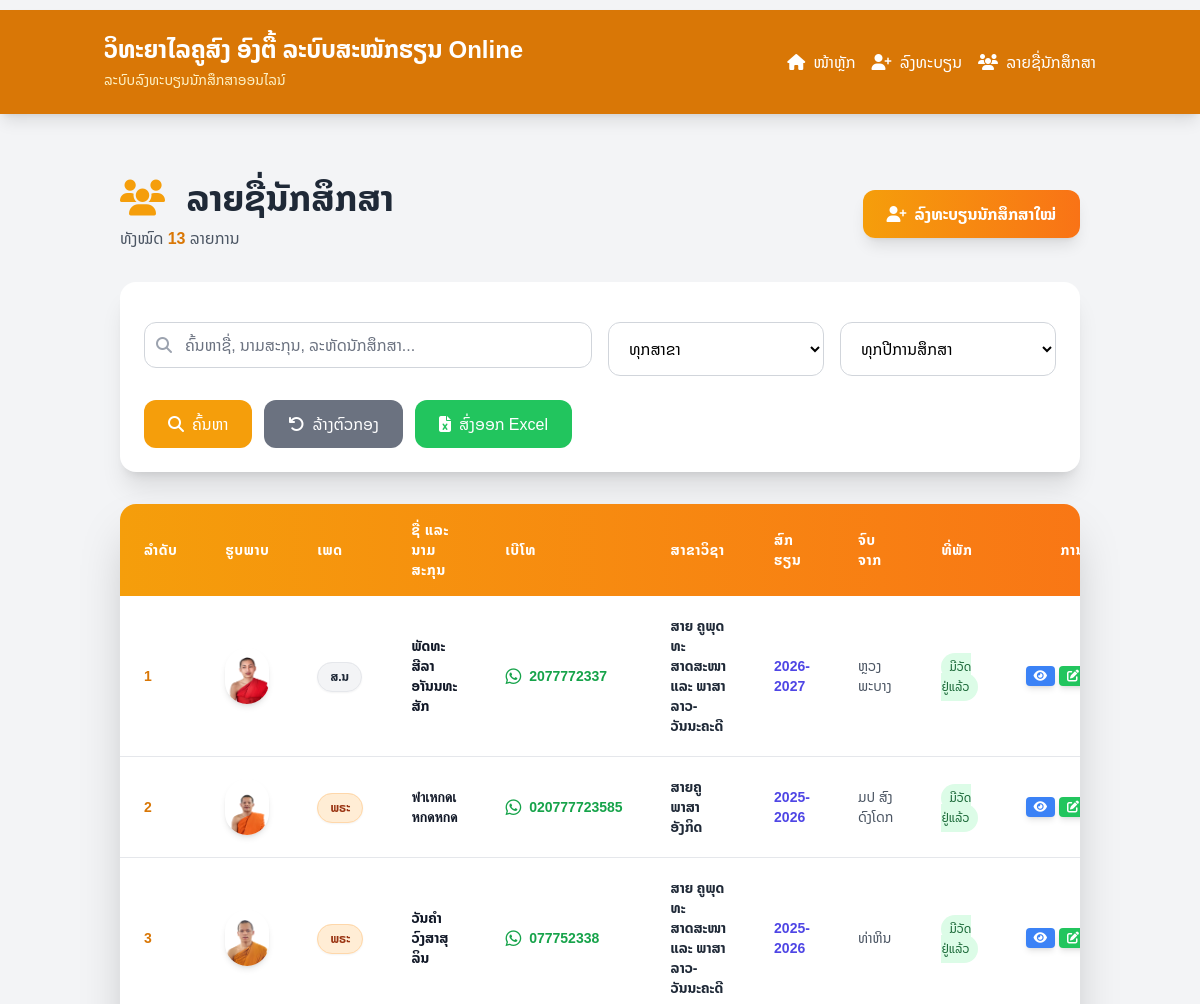
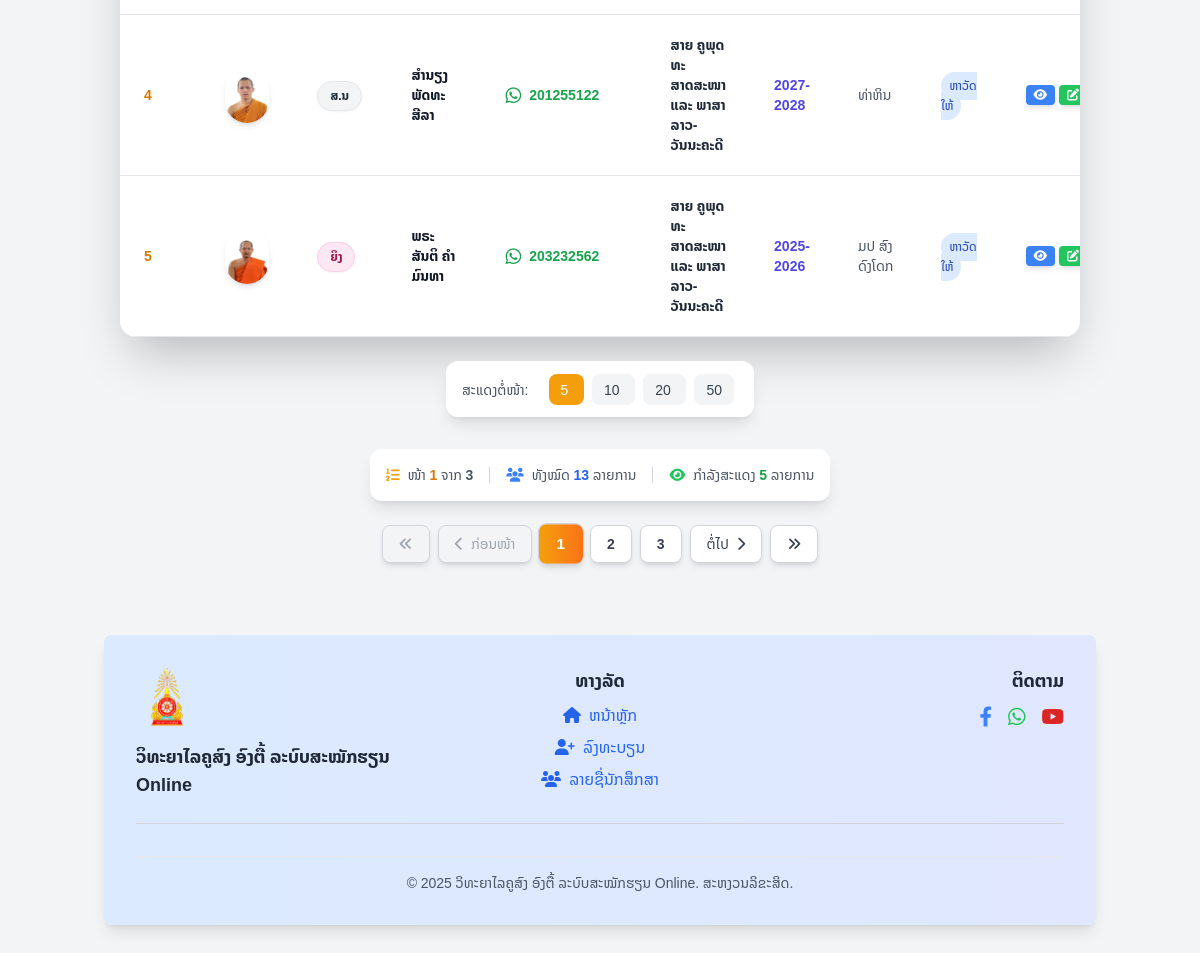
The app's page /index.php?students_per_page=5&p=1&page=students with its own data (2 pictures, top to bottom).
### tables this page shows
CREATE TABLE `students` (
  `id` int(11) NOT NULL,
  `first_name` varchar(100) NOT NULL,
  `last_name` varchar(100) NOT NULL,
  `gender` enum('ພຣະ','ສ.ນ','ຊາຍ','ຍິງ','ອຶ່ນໆ') NOT NULL,
  `dob` date NOT NULL,
  `email` varchar(100) DEFAULT NULL,
  `phone` varchar(20) DEFAULT NULL,
  `village` varchar(100) DEFAULT NULL,
  `district` varchar(100) DEFAULT NULL,
  `province` varchar(100) DEFAULT NULL,
  `accommodation_type` enum('ຫາວັດໃຫ້','ມີວັດຢູ່ແລ້ວ') DEFAULT 'ມີວັດຢູ່ແລ້ວ',
  `photo` varchar(255) DEFAULT NULL,
  `registered_at` datetime DEFAULT current_timestamp(),
  `created_at` timestamp NOT NULL DEFAULT current_timestamp(),
  `major_id` int(11) DEFAULT NULL,
  `academic_year_id` int(11) DEFAULT NULL,
  `previous_school` varchar(255) DEFAULT NULL
);

CREATE TABLE `majors` (
  `id` int(11) NOT NULL,
  `name` varchar(100) NOT NULL,
  `code` varchar(10) DEFAULT NULL,
  `description` text DEFAULT NULL
);

CREATE TABLE `academic_years` (
  `id` int(11) NOT NULL,
  `year` varchar(9) NOT NULL
);

### templates/students-list.php (the view, shortened to what the rows shown need)
<?php
$current_page = $current_page ?? 1;
$students_per_page = $students_per_page ?? 10;
?>
<div class="container mx-auto px-4 py-8">
    <div class="flex flex-col md:flex-row md:justify-between md:items-center mb-8">
        <div>
            <h1 class="text-4xl font-bold text-gray-800 mb-2">
                <i class="fas fa-users text-amber-500 mr-3"></i>
                ລາຍຊື່ນັກສຶກສາ
            </h1>
        </div>
    </div>
    <?php if (!empty($students)): ?>
        <div class="bg-white shadow-2xl rounded-2xl overflow-hidden">
            <div class="overflow-x-auto">
                <table class="min-w-full leading-normal">
                    <thead>
                        <tr class="bg-gradient-to-r from-amber-500 to-orange-500 text-white text-left text-sm font-bold uppercase tracking-wider">
                            <th class="px-6 py-4">ລຳດັບ</th>
                            <th class="px-6 py-4">ຮູບພາບ</th>
                            <th class="px-6 py-4">ເພດ</th>
                            <th class="px-6 py-4">ຊື່ ແລະ ນາມສະກຸນ</th>
                            <th class="px-6 py-4">ເບີໂທ</th>
                            <th class="px-6 py-4">ສາຂາວິຊາ</th>
                            <th class="px-6 py-4">ສົກຮຽນ</th>
                            <th class="px-6 py-4">ຈົບຈາກ</th>
                            <th class="px-6 py-4">ທີ່ພັກ</th>
                            <th class="px-6 py-4 text-center">ການກະທຳ</th>
                        </tr>
                    </thead>
                    <tbody class="text-gray-700">
                        <?php
                        $count = ($current_page - 1) * $students_per_page + 1;
                        ?>
                        <?php foreach ($students as $student_row): ?>
                            <tr class="border-b border-gray-200 hover:bg-amber-50 transition-all duration-200">
                                <td class="px-6 py-5 text-sm font-bold text-amber-600"><?= $count++ ?></td>
                                <td class="px-6 py-5">
                                    <?php
                                        $photo_path = BASE_PATH . '/public/uploads/photos/';
                                        $photo_url = BASE_URL . 'public/uploads/photos/';
                                        if (!empty($student_row['photo']) && file_exists($photo_path . $student_row['photo'])):
                                    ?>
                                        <img src="<?= $photo_url . htmlspecialchars($student_row['photo']) ?>"
                                             alt="ຮູບນັກສຶກສາ"
                                             class="w-14 h-14 rounded-full object-cover border-3 border-amber-200 shadow-md hover:scale-110 transition-transform duration-200">
                                    <?php else: ?>
                                        <div class="w-14 h-14 rounded-full bg-gradient-to-br from-amber-100 to-orange-100 flex items-center justify-center text-amber-600 border-3 border-amber-200 shadow-md">
                                            <i class="fas fa-user text-xl"></i>
                                        </div>
                                    <?php endif; ?>
                                </td>
                                <td class="px-6 py-5 text-sm">
                                    <span class="px-3 py-1 text-xs font-bold rounded-full shadow-sm <?=
                                        $student_row['gender'] === 'ຊາຍ' ? 'bg-blue-100 text-blue-800 border border-blue-200' :
                                        ($student_row['gender'] === 'ຍິງ' ? 'bg-pink-100 text-pink-800 border border-pink-200' :
                                        ($student_row['gender'] === 'ພຣະ' ? 'bg-orange-100 text-orange-800 border border-orange-200' :
                                        ($student_row['gender'] === 'ສາມະເນນ' ? 'bg-yellow-100 text-yellow-800 border border-yellow-200' : 'bg-gray-100 text-gray-800 border border-gray-200')))
                                    ?>">
                                        <?= htmlspecialchars($student_row['gender'] ?? 'N/A') ?>
                                    </span>
                                </td>
                                <td class="px-6 py-5">
                                    <div class="text-sm font-bold text-gray-900">
                                        <?= htmlspecialchars($student_row['first_name'] . ' ' . $student_row['last_name']) ?>
                                    </div>
                                </td>
                                <td class="px-6 py-5 text-sm">
                                    <?php if (!empty($student_row['phone'])): ?>
                                        <a href="https://api.whatsapp.com/send?phone=<?= preg_replace('/[^0-9]/', '', $student_row['phone']) ?>"
                                           target="_blank"
                                           class="text-green-600 hover:text-green-800 hover:underline flex items-center font-semibold transition-colors duration-200">
                                            <i class="fab fa-whatsapp mr-2 text-lg"></i>
                                            <?= htmlspecialchars($student_row['phone']) ?>
                                        </a>
                                    <?php else: ?>
                                        <span class="text-gray-400 italic">-</span>
                                    <?php endif; ?>
                                </td>
                                <td class="px-6 py-5 text-sm font-semibold text-gray-800">
                                    <?= htmlspecialchars($student_row['major_name'] ?? 'N/A') ?>
                                </td>
                                <td class="px-6 py-5 text-sm font-semibold text-indigo-600">
                                    <?= htmlspecialchars($student_row['academic_year_name'] ?? $student_row['year'] ?? 'N/A') ?>
                                </td>
                                <td class="px-6 py-5 text-sm text-gray-600">
                                    <?= htmlspecialchars($student_row['previous_school'] ?? 'N/A') ?>
                                </td>
                                <td class="px-6 py-5 text-sm">
                                    <span class="px-2 py-1 text-xs font-medium rounded-full <?=
                                        $student_row['accommodation_type'] === 'ມີວັດຢູ່ແລ້ວ' ? 'bg-green-100 text-green-800' : 'bg-blue-100 text-blue-800'
                                    ?>">
                                        <?= htmlspecialchars($student_row['accommodation_type'] ?? 'N/A') ?>
                                    </span>
                                </td>
                                <td class="px-6 py-5 text-sm text-center">
                                    <div class="flex items-center justify-center space-x-1">
                                        <a href="<?= BASE_URL ?>index.php?page=student-detail&id=<?= htmlspecialchars($student_row['id']) ?>"
                                           class="bg-blue-500 hover:bg-blue-600 text-white px-2 py-1 rounded text-xs font-bold transition-all duration-200 transform hover:scale-105 inline-flex items-center shadow-md"
                                           title="ເບິ່ງລາຍລະອຽດ">
                                            <i class="fas fa-eye"></i>
                                        </a>
                                        <a href="<?= BASE_URL ?>index.php?page=student-edit&id=<?= htmlspecialchars($student_row['id']) ?>"
                                           class="bg-green-500 hover:bg-green-600 text-white px-2 py-1 rounded text-xs font-bold transition-all duration-200 transform hover:scale-105 inline-flex items-center shadow-md"
                                           title="ແກ້ໄຂຂໍ້ມູນ">
                                            <i class="fas fa-edit"></i>
                                        </a>
                                    </div>
                                </td>
                            </tr>
                        <?php endforeach; ?>
                    </tbody>
                </table>
            </div>
        </div>
    <?php endif; ?>
</div>

### records on screen
students: photo (picture), gender "ສ.ນ", first_name+last_name "ພັດທະສີລາ ອາັນນທະສັກ", phone "2077772337", major.name "ສາຍ ຄູພຸດທະສາດສະໜາ ແລະ ພາສາລາວ-ວັນນະຄະດີ", academic_year.year "2026-2027", previous_school "ຫຼວງພະບາງ", accommodation_type "ມີວັດຢູ່ແລ້ວ"
students: photo (picture), gender "ພຣະ", first_name+last_name "พำเหกดเ หกดหกด", phone "020777723585", major.name "ສາຍຄູ ພາສາອັງກິດ", academic_year.year "2025-2026", previous_school "ມປ ສົງດົງໂດກ", accommodation_type "ມີວັດຢູ່ແລ້ວ"
students: photo (picture), gender "ພຣະ", first_name+last_name "ວັນຄຳ ວົງສາສຸລິນ", phone "077752338", major.name "ສາຍ ຄູພຸດທະສາດສະໜາ ແລະ ພາສາລາວ-ວັນນະຄະດີ", academic_year.year "2025-2026", previous_school "ທ່າຫິນ", accommodation_type "ມີວັດຢູ່ແລ້ວ"
students: photo (picture), gender "ສ.ນ", first_name+last_name "ສຳນຽງ ພັດທະສີລາ", phone "201255122", major.name "ສາຍ ຄູພຸດທະສາດສະໜາ ແລະ ພາສາລາວ-ວັນນະຄະດີ", academic_year.year "2027-2028", previous_school "ທ່າຫິນ", accommodation_type "ຫາວັດໃຫ້"
students: photo (picture), gender "ຍິງ", first_name+last_name "ພຣະສັນຕິ ຄຳມົນທາ", phone "203232562", major.name "ສາຍ ຄູພຸດທະສາດສະໜາ ແລະ ພາສາລາວ-ວັນນະຄະດີ", academic_year.year "2025-2026", previous_school "ມປ ສົງດົງໂດກ", accommodation_type "ຫາວັດໃຫ້"

### other values on screen
SITE_NAME "ວິທະຍາໄລຄູສົງ ອົງຕື້ ລະບົບສະໝັກຮຽນ Online"
$total_students "13"
$size "5"
$size "10"
$size "20"
$size "50"
$current_page "1"
$total_pages "3"
count($students) "5"
